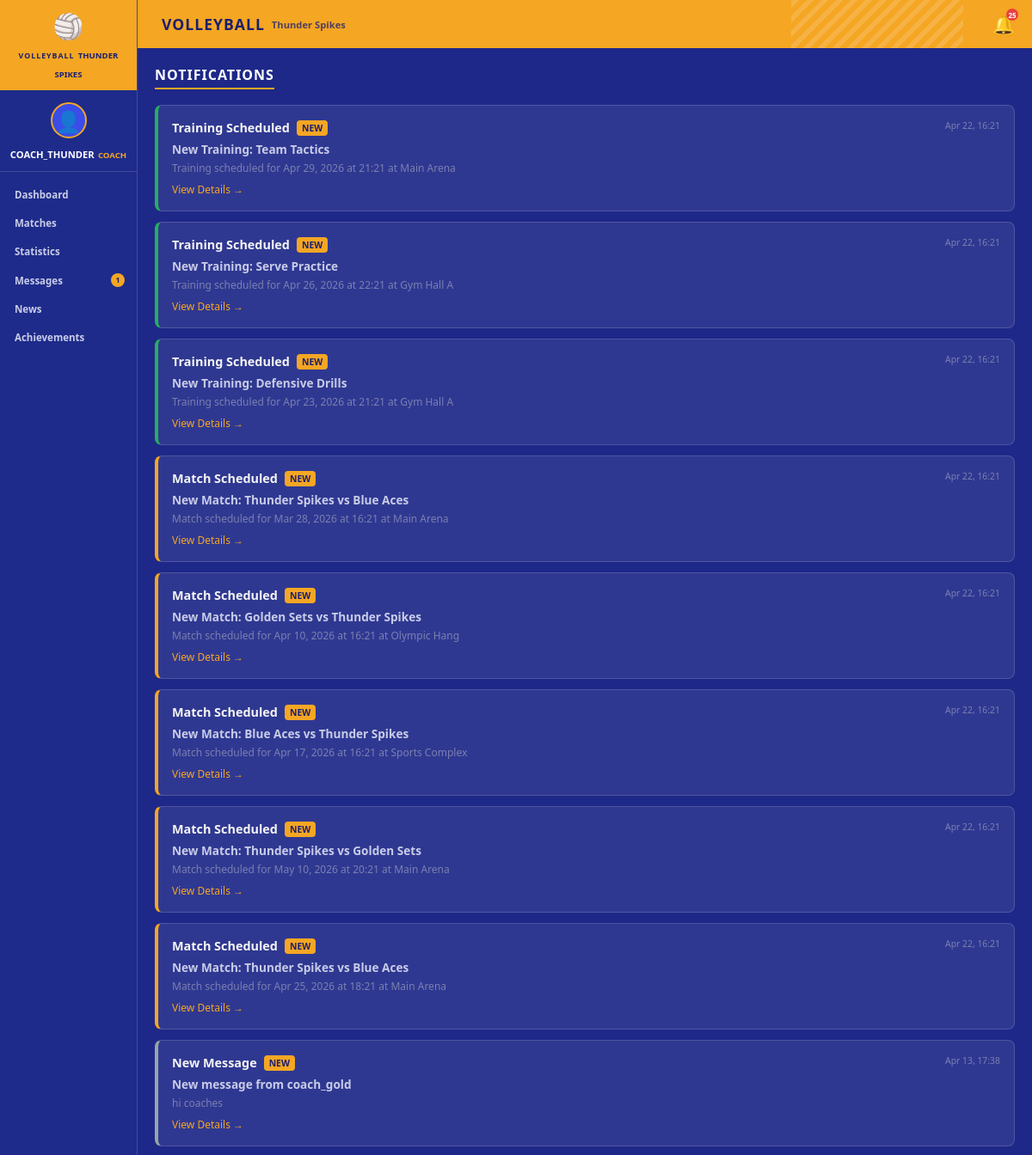
The page /notifications/ (signed in, upper part) on the database as committed earlier.
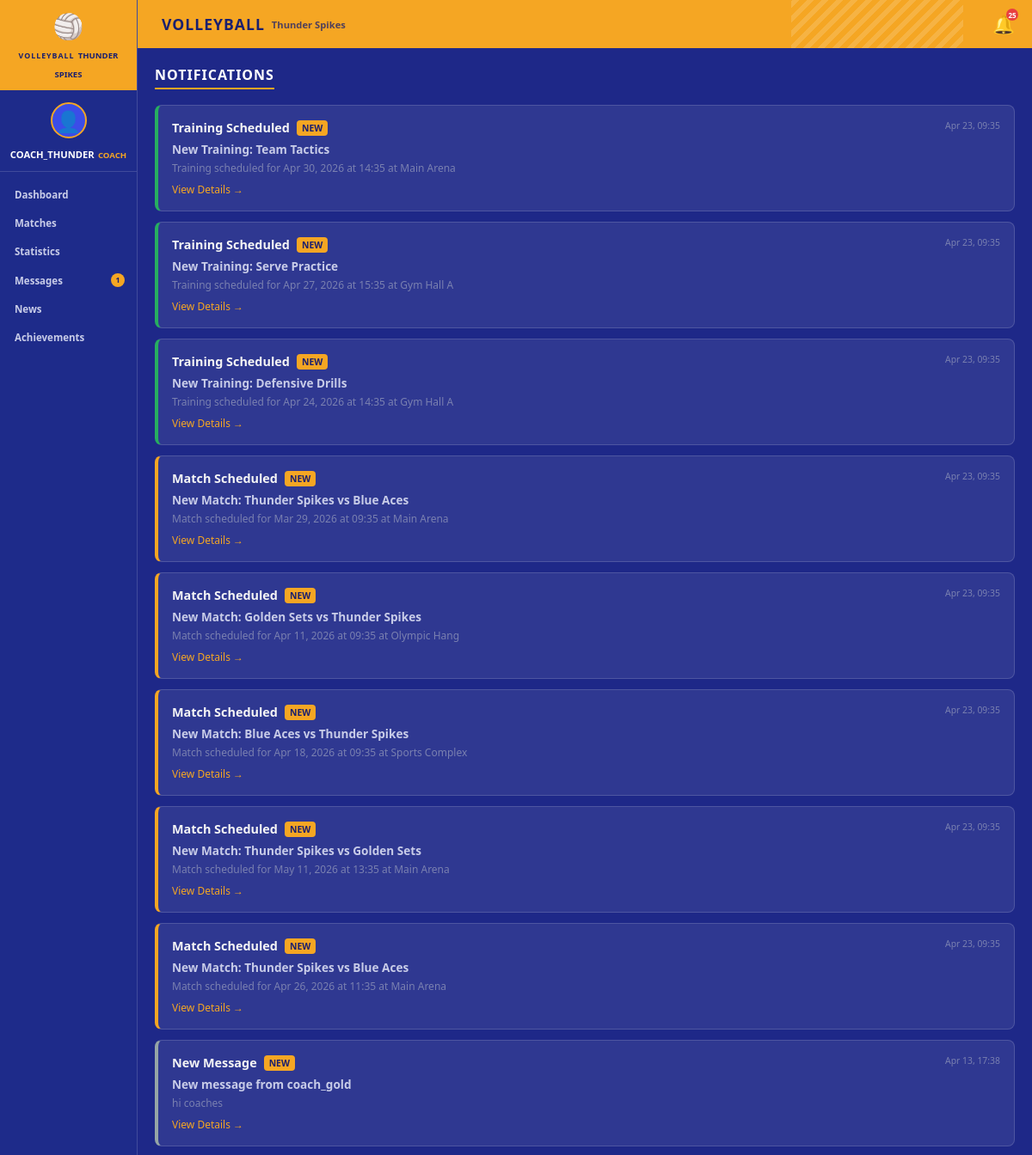
The same page on the database as committed later.
### messaging/models.py (models this page shows, shortened)
class Notification(models.Model):
    TYPE_CHOICES = [
        ('message',     'New Message'),
        ('match',       'Match Scheduled'),
        ('training',    'Training Scheduled'),
        ('announcement','Announcement'),
        ('system',      'System'),
    ]
    user       = models.ForeignKey(User, on_delete=models.CASCADE, related_name='notifications')
    type       = models.CharField(max_length=20, choices=TYPE_CHOICES, default='system')
    title      = models.CharField(max_length=200)
    body       = models.TextField(blank=True)
    is_read    = models.BooleanField(default=False)
    link       = models.CharField(max_length=200, blank=True)  # URL to navigate to
    created_at = models.DateTimeField(auto_now_add=True)
    class Meta:
        ordering = ['-created_at']

### volleyball_project/views.py (the view)
# urls.py: path('notifications/',                   views.notifications_view,     name='notifications'),
@login_required
def notifications(request):
    user = request.user
    user_notifications = Notification.objects.filter(user=user).order_by('-created_at')[:50]
    context = {
        'active_page': 'notifications',
        'notifications': user_notifications,
    }
    return render(request, 'notifications.html', context)

### volleyball_project/templates/notifications.html (shortened to what this page needs)
{% extends 'base.html' %}
{% block page_title %}VOLLEYBALL{% endblock %}
{% block page_subtitle %}{{ request.user.profile.team.name|default:"TEAM NAME" }}{% endblock %}
{% block content %}
<div class="section-header"><h2 class="section-title">NOTIFICATIONS</h2></div>
{% if notifications %}
<div style="display:flex; flex-direction:column; gap:12px;">
    {% for notif in notifications %}
    <div style="background:rgba(255,255,255,0.08); border-radius:8px; padding:16px; border:1px solid rgba(255,255,255,0.15); border-left:4px solid {% if notif.type == 'match' %}#f5a623{% elif notif.type == 'training' %}#27ae60{% elif notif.type == 'announcement' %}#3498db{% else %}#95a5a6{% endif %}; cursor:pointer; transition:all 0.2s;" onmouseover="this.style.background='rgba(255,255,255,0.12)'" onmouseout="this.style.background='rgba(255,255,255,0.08)'">
        <div style="display:flex; justify-content:space-between; align-items:start;">
            <div style="flex:1;">
                <div style="display:flex; align-items:center; gap:8px; margin-bottom:6px;">
                    <span style="font-weight:700; font-size:0.9rem; color:#f5f5f5;">{{ notif.get_type_display }}</span>
                    {% if not notif.is_read %}
                    <span style="background:#f5a623; color:#1a1f6e; border-radius:4px; font-size:0.65rem; font-weight:700; padding:2px 6px;">NEW</span>
                    {% endif %}
                </div>
                <div style="font-size:0.85rem; font-weight:600; color:#c8cce8;">{{ notif.title }}</div>
                <div style="font-size:0.75rem; color:#7a80b0; margin-top:4px;">{{ notif.body }}</div>
            </div>
            <div style="font-size:0.65rem; color:#7a80b0; margin-left:12px;">{{ notif.created_at|date:"M d, H:i" }}</div>
        </div>
        {% if notif.link %}
        <a href="{{ notif.link }}" style="display:block; margin-top:8px; font-size:0.75rem; color:#f5a623; text-decoration:none;">View Details →</a>
        {% endif %}
    </div>
    {% endfor %}
</div>
{% else %}
<div style="background:rgba(255,255,255,0.08); border-radius:10px; padding:40px; border:1px solid rgba(255,255,255,0.15); text-align:center; color:#7a80b0; font-size:0.8rem;">
    🔔 No notifications yet. You'll see updates here when new matches, trainings, or announcements are created.
</div>
{% endif %}
{% endblock %}

Rows that differ between the two databases and show on the page:
changed Notification "New Training: Team Tactics": body "Training scheduled for Apr 29, 2026 at 21:21 at Main Arena" → "Training scheduled for Apr 30, 2026 at 14:35 at Main Arena"; created_at "Apr 22, 16:21" → "Apr 23, 09:35"
changed Notification "New Training: Serve Practice": body "Training scheduled for Apr 26, 2026 at 22:21 at Gym Hall A" → "Training scheduled for Apr 27, 2026 at 15:35 at Gym Hall A"; created_at "Apr 22, 16:21" → "Apr 23, 09:35"
changed Notification "New Training: Defensive Drills": body "Training scheduled for Apr 23, 2026 at 21:21 at Gym Hall A" → "Training scheduled for Apr 24, 2026 at 14:35 at Gym Hall A"; created_at "Apr 22, 16:21" → "Apr 23, 09:35"
changed Notification: body "Match scheduled for Mar 28, 2026 at 16:21 at Main Arena" → "Match scheduled for Mar 29, 2026 at 09:35 at Main Arena"; created_at "Apr 22, 16:21" → "Apr 23, 09:35"
changed Notification "New Match: Golden Sets vs Thunder Spikes": body "Match scheduled for Apr 10, 2026 at 16:21 at Olympic Hang" → "Match scheduled for Apr 11, 2026 at 09:35 at Olympic Hang"; created_at "Apr 22, 16:21" → "Apr 23, 09:35"
changed Notification "New Match: Blue Aces vs Thunder Spikes": body "Match scheduled for Apr 17, 2026 at 16:21 at Sports Complex" → "Match scheduled for Apr 18, 2026 at 09:35 at Sports Complex"; created_at "Apr 22, 16:21" → "Apr 23, 09:35"
changed Notification "New Match: Thunder Spikes vs Golden Sets": body "Match scheduled for May 10, 2026 at 20:21 at Main Arena" → "Match scheduled for May 11, 2026 at 13:35 at Main Arena"; created_at "Apr 22, 16:21" → "Apr 23, 09:35"
changed Notification: body "Match scheduled for Apr 25, 2026 at 18:21 at Main Arena" → "Match scheduled for Apr 26, 2026 at 11:35 at Main Arena"; created_at "Apr 22, 16:21" → "Apr 23, 09:35"
